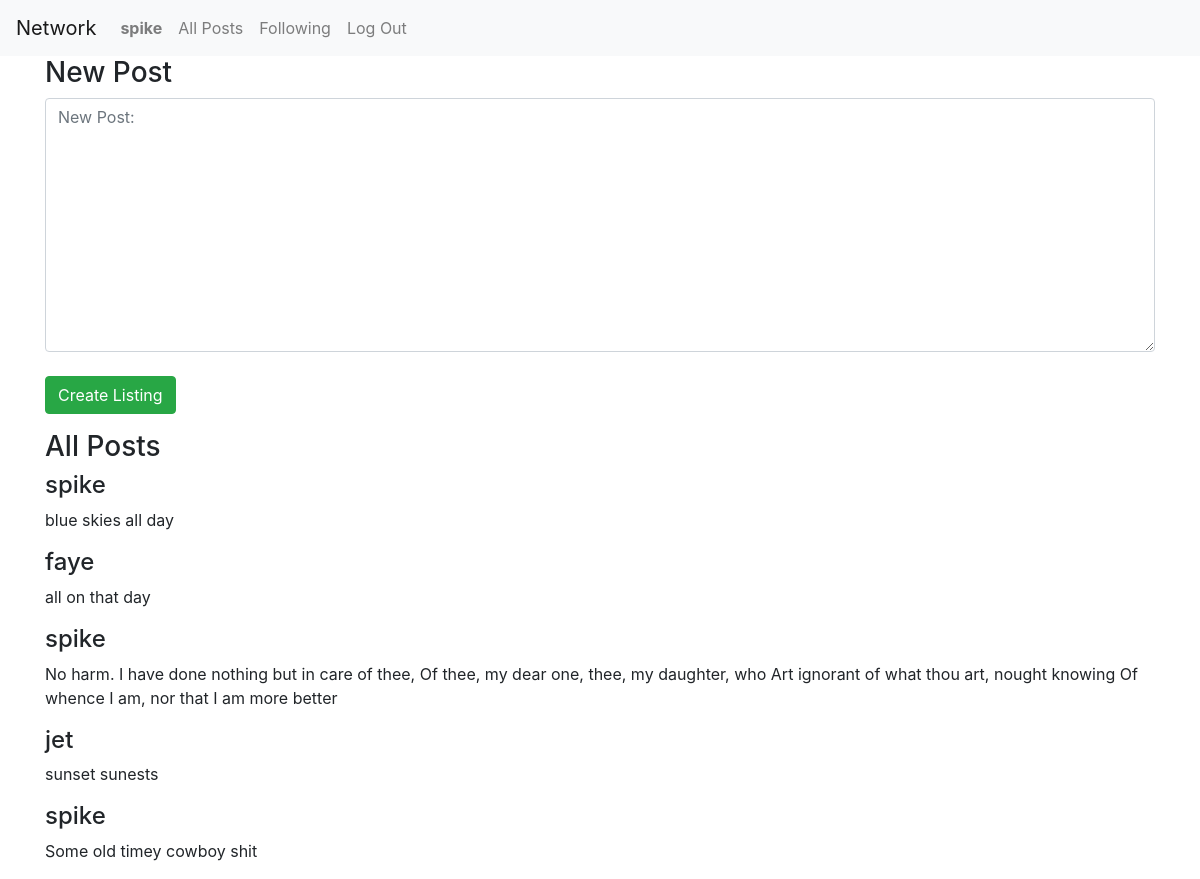
/ (signed in), run on the app's committed database.
### network/models.py (models this page shows)
class User(AbstractUser):
    pass

class Post(models.Model):
    user = models.ForeignKey("User", on_delete=models.CASCADE, related_name="posts")
    body = models.TextField(blank=True)
    timestamp = models.DateTimeField(auto_now_add=True)
    likes = models.IntegerField(default=0)

### network/views.py (the view)
# urls.py: path("", views.index, name="index"),
def index(request):
    all_posts = Post.objects.all().order_by('-timestamp')
    return render(request, "network/index.html", {
            "all_posts": all_posts,
            "NewPostForm": NewPostForm()
            })

### network/views.py
class NewPostForm(forms.Form):
    New_Post_Textfield = forms.CharField(label="", widget=forms.Textarea(attrs={'placeholder': 'New Post:', 'class': 'form-control'}))

### network/templates/network/index.html (shortened to what this page needs)
{% extends "network/layout.html" %}
{% load static %}
{% block body %}
<div class="container">
  {% if request.user.is_authenticated %}
  <div id="new-post-view">
      <h3>New Post</h3>
      <div class="form-group">
        <form action="{% url 'new_post' %}" method="post">
            {{NewPostForm}}
            <br>
            <button type="submit" class="btn btn-success">Create Listing</button>
        </form>
      </div>
  </div>
  {% endif %}
    <div id="all-posts-view">
      <h3>All Posts</h3>
      {% for post in all_posts%}
      <div class="post">
        <h4>{{ post.user }}</h4>
        <p>{{ post.body }}</p>
      </div>
      {% endfor %}
    </div>
</div>
{% endblock %}

### network/templates/network/layout.html (shortened to what this page needs)
{% load static %}
<!DOCTYPE html>
<html lang="en">
    <head>
        <link rel="stylesheet" href="https://stackpath.bootstrapcdn.com/bootstrap/4.4.1/css/bootstrap.min.css">
        <link href="{% static 'network/styles.css' %}" rel="stylesheet">
    </head>
    <body>
        <nav class="navbar navbar-expand-lg navbar-light bg-light">
            <a class="navbar-brand" href="#">Network</a>
            <div>
              <ul class="navbar-nav mr-auto">
                {% if user.is_authenticated %}
                    <li class="nav-item">
                        <a class="nav-link" href="#"><strong>{{ user.username }}</strong></a>
                    </li>
                {% endif %}
                <li class="nav-item">
                  <a class="nav-link" href="{% url 'index' %}">All Posts</a>
                </li>
                {% if user.is_authenticated %}
                    <li class="nav-item">
                        <a class="nav-link" href="#">Following</a>
                    </li>
                    <li class="nav-item">
                        <a class="nav-link" href="{% url 'logout' %}">Log Out</a>
                    </li>
                {% endif %}
              </ul>
            </div>
          </nav>
        <div class="body">
            {% block body %}
            {% endblock %}
        </div>
    </body>
</html>

### data on the page
User: username "spike"
Post: user "spike", body "blue skies all day"
Post: user "faye", body "all on that day"
Post: user "spike", body "No harm. I have done nothing but in care of thee, Of thee, my dear one, thee, my daughter, who Art ignorant of what thou art, nought knowing Of whence I am, nor that I am more better"
Post: user "jet", body "sunset sunests"
Post: user "spike", body "Some old timey cowboy shit"
